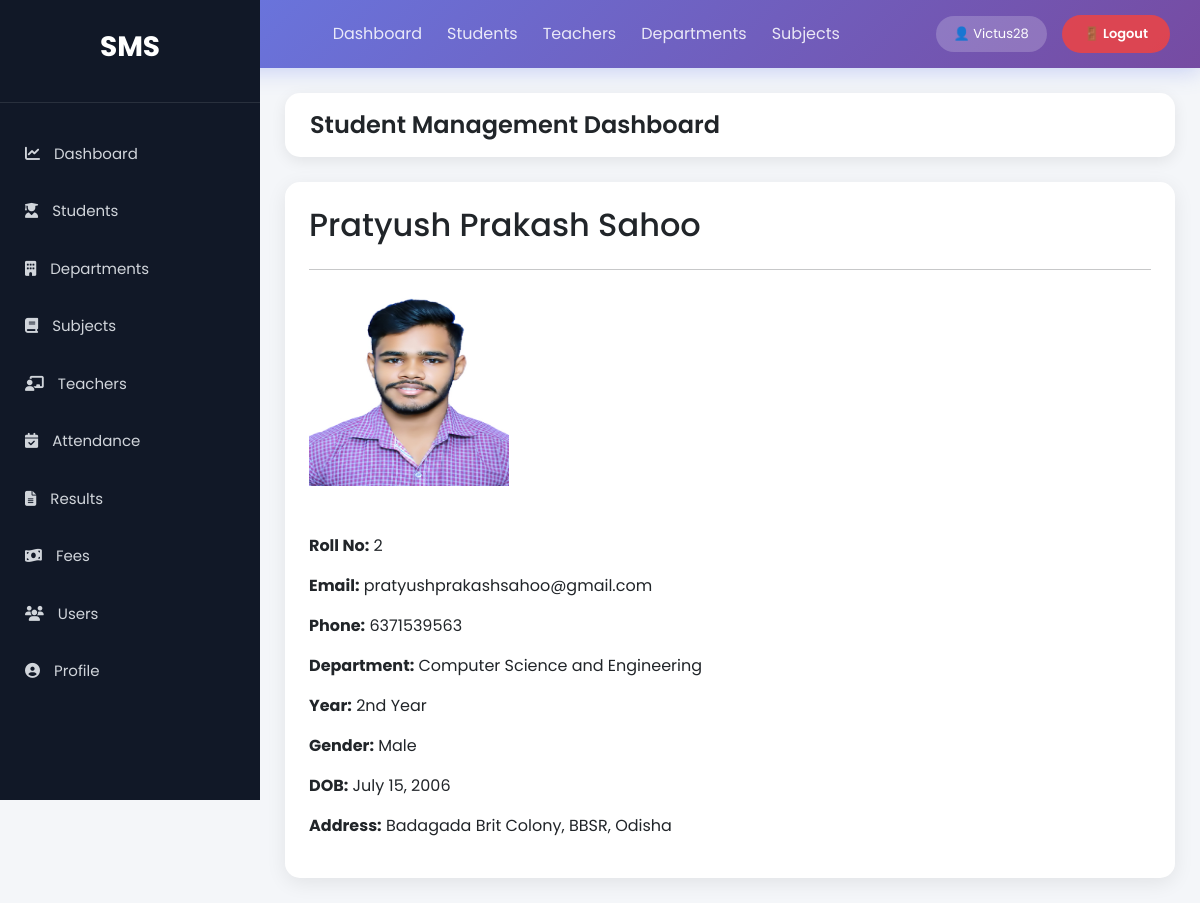
The app's page /students/2/ (signed in) with its own data.
### StudentManage_app/models.py (models this page shows, shortened)
class Student(models.Model):
    YEAR_CHOICES = (
        ('1st Year', '1st Year'),
        ('2nd Year', '2nd Year'),
        ('3rd Year', '3rd Year'),
        ('4th Year', '4th Year'),
    )
    GENDER_CHOICES = (
        ('Male', 'Male'),
        ('Female', 'Female'),
        ('Other', 'Other'),
    )
    name = models.CharField(max_length=100)
    roll_no = models.CharField(max_length=20, unique=True)
    email = models.EmailField(unique=True)
    phone = models.CharField(max_length=15)
    department = models.ForeignKey(Department, on_delete=models.CASCADE, related_name='students')
    year = models.CharField(max_length=20, choices=YEAR_CHOICES)
    gender = models.CharField(max_length=20, choices=GENDER_CHOICES)
    dob = models.DateField()
    address = models.TextField()
    photo = models.ImageField(upload_to='students/', blank=True, null=True)
    created_at = models.DateTimeField(auto_now_add=True,null=True,blank=True)
    class Meta:
        ordering = ['-name']

class Department(models.Model):
    name = models.CharField(max_length=100)
    hod = models.ForeignKey(
        'Teacher',  # Use string reference to avoid circular import
        on_delete=models.SET_NULL,  # Keep department if teacher is deleted
        null=True,
        blank=True,
        related_name='headed_departments'  # Access from Teacher side
    )
    def __str__(self):
        return self.name

### StudentManage_app/views.py (the view)
# urls.py: path('students/<int:id>/',views.student_detail,name='student_detail'),
@login_required
def student_detail(request, id):
    student = get_object_or_404(Student, id=id)
    context = {'student': student}
    return render(request, 'StudentManage_app/detail.html', context)

### StudentManage_app/templates/StudentManage_app/detail.html
{% extends 'base.html' %}
{% block content %}
<div class="card p-4">
<h2>{{ student.name }}</h2>
<hr>
{% if student.photo %}
<img
src="{{ student.photo.url }}"
height="200"
width="200">
{% endif %}
<br><br>
<p><strong>Roll No:</strong> {{ student.roll_no }}</p>
<p><strong>Email:</strong> {{ student.email }}</p>
<p><strong>Phone:</strong> {{ student.phone }}</p>
<p><strong>Department:</strong> {{ student.department }}</p>
<p><strong>Year:</strong> {{ student.year }}</p>
<p><strong>Gender:</strong> {{ student.gender }}</p>
<p><strong>DOB:</strong> {{ student.dob }}</p>
<p><strong>Address:</strong> {{ student.address }}</p>
</div>
{% endblock %}

### StudentManage_app/templates/base.html (shortened to what this page needs)
<!DOCTYPE html>
<html lang="en">
<head>
<link href="https://cdn.jsdelivr.net/npm/bootstrap@5.3.3/dist/css/bootstrap.min.css" rel="stylesheet">
<link href="https://cdnjs.cloudflare.com/ajax/libs/font-awesome/6.5.1/css/all.min.css" rel="stylesheet">
<link rel="stylesheet" href="/static/css/style.css?v=5">
</head>
<body>
<nav style="
    background: linear-gradient(135deg, #667eea 0%, #764ba2 100%);
    padding: 15px 30px;
    display: flex;
    justify-content: space-between;
    align-items: center;
    color: white;
    box-shadow: 0 4px 20px rgba(102, 126, 234, 0.3);
">
    <div style="font-size: 20px; font-weight: 700;">
    </div>
    <div style="display: flex; gap: 25px; align-items: center;">
        <a href="{% url 'dashboard' %}" style="color: rgba(255,255,255,0.85); text-decoration: none;">Dashboard</a>
        <a href="{% url 'student_list' %}" style="color: rgba(255,255,255,0.85); text-decoration: none;">Students</a>
        <a href="{% url 'teacher_list' %}" style="color: rgba(255,255,255,0.85); text-decoration: none;">Teachers</a>
        <a href="{% url 'department_list' %}" style="color: rgba(255,255,255,0.85); text-decoration: none;">Departments</a>
        <a href="{% url 'subject_list' %}" style="color: rgba(255,255,255,0.85); text-decoration: none;">Subjects</a>
    </div>
    {% if user.is_authenticated %}
    <div style="display: flex; align-items: center; gap: 15px;">
        <span style="background: rgba(255,255,255,0.2); padding: 8px 18px; border-radius: 25px; font-size: 13px;">
            👤 {{ user.username }}
        </span>
        <form method="post" action="{% url 'login' %}" style="display: inline; margin: 0;">
            <button type="submit" style="
                background: rgba(239, 68, 68, 0.85);
                color: white;
                border: none;
                padding: 9px 22px;
                border-radius: 25px;
                font-size: 13px;
                font-weight: 600;
                cursor: pointer;
                transition: all 0.3s;
            " onmouseover="this.style.background='rgba(239, 68, 68, 1)'"
            onmouseout="this.style.background='rgba(239, 68, 68, 0.85)'">
                🚪 Logout
            </button>
        </form>
    </div>
    {% endif %}
</nav>
<div class="wrapper">
    <aside class="sidebar">
        <div class="logo">
            <h3>SMS</h3>
        </div>
        <ul>
<li>
<a href="{% url 'dashboard' %}">
<i class="fas fa-chart-line"></i>
Dashboard
</a>
</li>
<li>
<a href="{% url 'student_list' %}">
<i class="fas fa-user-graduate"></i>
Students
</a>
</li>
<li>
<a href="{% url 'department_list' %}">
<i class="fas fa-building"></i>
Departments
</a>
</li>
<li>
<a href="{% url 'subject_list' %}">
<i class="fas fa-book"></i>
Subjects
</a>
</li>
<li>
<a href="{% url 'teacher_list' %}">
<i class="fas fa-chalkboard-teacher"></i>
Teachers
</a>
</li>
<li>
    <a href="{% url 'attendance_dashboard' %}">
        <i class="fas fa-calendar-check"></i>
        Attendance
    </a>
</li>
<li>
    <a href="{% url 'result_list' %}">
        <i class="fas fa-file-alt"></i>
        Results
    </a>
</li>
<li>
<a href="{% url 'fee_list' %}">
<i class="fas fa-money-bill-wave"></i>
Fees
</a>
</li>
<li>
<a href="{% url 'user_list' %}">
<i class="fas fa-users"></i>
Users
</a>
</li>
<li>
<a href="{% url 'profile' %}">
<i class="fas fa-user-circle"></i>
Profile
</a>
</li>
</ul>
</aside>
    <main class="content">
        <div class="topbar">
            <h4>Student Management Dashboard</h4>
        </div>
        {% block content %}
        {% endblock %}
    </main>
</div>
</body>
</html>

### StudentManage_app/static/css/style.css (style rules this page uses)
* { margin:0; padding:0; box-sizing:border-box; font-family:'Poppins',sans-serif; }
body { background:#f4f7fc; }
.wrapper { display:flex; min-height:100vh; }
.sidebar { width:260px; background:#111827; min-height:100vh; color:white; position:fixed; left:0; top:0; overflow:auto; }
.logo { text-align:center; padding:30px; border-bottom:1px solid rgba(255,255,255,.1); }
.logo h3 { font-size:28px; font-weight:700; color:white; }
.sidebar ul { list-style:none; padding:20px 0; }
.sidebar ul li { margin:5px 0; }
.sidebar ul li a { display:block; padding:15px 25px; color:#d1d5db; text-decoration:none; transition:.3s; font-size:15px; }
.sidebar ul li a i { margin-right:10px; }
.content { margin-left:260px; width:100%; padding:25px; }
.topbar { background:white; padding:18px 25px; border-radius:15px; box-shadow:0 4px 15px rgba(0,0,0,.08); margin-bottom:25px; }
.topbar h4 { margin:0; font-weight:600; }
.card { border:none; border-radius:18px; box-shadow:0 5px 20px rgba(0,0,0,.08); }
.card { border-radius:15px; }
body { background:#f4f6f9; }

### records on screen
Student: name "Pratyush Prakash Sahoo", photo (picture), roll_no "2", email "pratyushprakashsahoo@gmail.com", phone "6371539563", department "Computer Science and Engineering", year "2nd Year", gender "Male", dob "July 15, 2006", address "Badagada Brit Colony, BBSR, Odisha"

### other values on screen
{{ user.username }} "Victus28"
